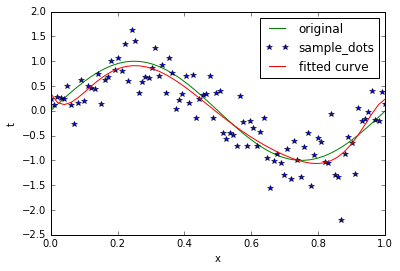

Source code (Python):
# -*- coding: utf-8 -*-
"""
Created on Wed May 25 15:59:34 2016

@author: Dell
"""

import numpy as np
from scipy.optimize import leastsq
import matplotlib.pyplot as plt

#the curve of y=sin(x)
def func(x):
    return np.sin(2*np.pi*x)

def func_d9(x,p):
    w0, w1, w2, w3, w4, w5, w6, w7, w8, w9= p
    return w0+w1*x+w2*x**2+w3*x**3+w4*x**4+w5*x**5+w6*x**6+w7*x**7+w8*x**8+w9*x**9

# 实验数据x, y和拟合函数之间的差，p为拟合需要找到的系数
def residuals_d9(p, y, x):
    return y - func_d9(x, p)
    
x0 = np.linspace(0, 1)# 真实数据的函数参数
y0 = func(x0) # 真实数据

x1 = np.linspace(0, 1, 100)# 模拟噪声数据
y1 = func(x1)
y2 = y1 + 0.4*np.random.randn(len(x1)) # 加入噪声之后的实验数据

p0 = [1,1,1,1,1,1,1,1,1,1]
# 调用leastsq进行曲线拟合
# p0为拟合参数的初始值
# args为需要拟合的实验数据
plsq_d9 = leastsq(residuals_d9, p0, args=(y2, x1))

plot1,=plt.plot(x0,y0,'g')
plot2,=plt.plot(x1,y2,'b*')
plot3,=plt.plot(x0,func_d9(x0,plsq_d9[0]),'r')
plt.xlabel('x')
plt.ylabel('t')
plt.legend([plot1,plot2,plot3],('original','sample_dots','fitted curve'))
plt.show()
